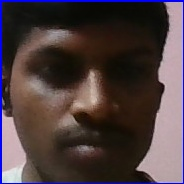
#> input picture faces/Harsha P_4.jpg, 184 x 184 px, given in place of the camera
$ python facial_recognition_improved.py   (older library calls are emulated)
#> lines starting #> are read from the running program, lines starting #| are printed output that depends on the picture
import cv2
import numpy as np
import os
from datetime import datetime
import pickle

class FaceRecognitionSystem:
    def __init__(self):
        # Initialize face detector with improved parameters
        self.face_detector = cv2.CascadeClassifier(cv2.data.haarcascades + 'haarcascade_frontalface_default.xml')

        # Initialize LBPH Face Recognizer with optimized parameters
        self.face_recognizer = cv2.face.LBPHFaceRecognizer_create(
            radius=2,          # Increased radius for better feature extraction
            neighbors=16,      # More neighbors for better pattern recognition
            grid_x=8,         # Finer grid for more detailed features
            grid_y=8,         # Finer grid for more detailed features
            threshold=45      # Lower threshold for stricter matching
        )

        self.model_file = 'face_recognition_model.yml'
        self.label_file = 'face_labels.pkl'
        self.faces_dir = 'faces'
        self.min_face_size = (60, 60)  # Increased minimum face size
        self.confidence_threshold = 45  # Adjusted confidence threshold
        self.load_or_create_model()

    def load_or_create_model(self):
        if os.path.exists(self.model_file) and os.path.exists(self.label_file):
            self.face_recognizer.read(self.model_file)
            with open(self.label_file, 'rb') as f:
                self.label_dict = pickle.load(f)
            print("Loaded existing face recognition model")
        else:
            self.label_dict = {}
            print("Created new face recognition model")

    # [28 lines left out: functions save_model, preprocess_face, not called in this run]

    def create_face_database(self):
        cap = None
        try:
            if not os.path.exists(self.faces_dir):
                os.makedirs(self.faces_dir)

            cap = cv2.VideoCapture(0)
            if not cap.isOpened():
                raise Exception("Could not open camera")

            name = input("Enter the person's name: ")
            face_count = 0
            total_faces = 15  # Increased number of samples

            print("\nCapturing faces... Please move your head slightly for different angles.")
            print("Follow these instructions for best results:")
            print("1. Look straight at the camera")
            print("2. Tilt head slightly left and right")
            print("3. Move head slightly up and down")
            print("4. Ensure good lighting")
            print("\nPress 'c' to capture manually or wait for automatic capture.")
            print("Press 'q' to quit capturing.\n")

            last_capture_time = datetime.now()
            min_capture_interval = 1.0  # Minimum interval between captures

            while face_count < total_faces:
                ret, frame = cap.read()
                if not ret:
                    raise Exception("Failed to grab frame")

                display_frame = frame.copy()
                gray = cv2.cvtColor(frame, cv2.COLOR_BGR2GRAY)
                faces = self.face_detector.detectMultiScale(
                    gray,
                    scaleFactor=1.1,
                    minNeighbors=5,
                    minSize=self.min_face_size,
                    flags=cv2.CASCADE_SCALE_IMAGE
                )

                largest_face = None
                largest_area = 0

                for (x, y, w, h) in faces:
                    if w * h > largest_area:
                        largest_area = w * h
                        largest_face = (x, y, w, h)

                if largest_face is not None:
                    x, y, w, h = largest_face
                    face_roi = gray[y:y+h, x:x+w]

                    # Draw rectangle
                    cv2.rectangle(display_frame, (x, y), (x+w, y+h), (0, 255, 0), 2)

                    # Calculate quality metrics
                    quality = self.get_image_quality(face_roi)
                    brightness = np.mean(face_roi)
                    contrast = np.std(face_roi)

                    # Display quality metrics
                    cv2.putText(display_frame, f"Quality: {quality:.2f}", (10, 30),
                              cv2.FONT_HERSHEY_SIMPLEX, 0.7,
                              (0, 255, 0) if quality > 0.5 else (0, 0, 255), 2)
                    cv2.putText(display_frame, f"Brightness: {brightness:.1f}", (10, 60),
                              cv2.FONT_HERSHEY_SIMPLEX, 0.7,
                              (0, 255, 0) if 100 < brightness < 200 else (0, 0, 255), 2)
                    cv2.putText(display_frame, f"Contrast: {contrast:.1f}", (10, 90),
                              cv2.FONT_HERSHEY_SIMPLEX, 0.7,
                              (0, 255, 0) if contrast > 40 else (0, 0, 255), 2)

                    current_time = datetime.now()
                    time_diff = (current_time - last_capture_time).total_seconds()

                    if (quality > 0.6 and time_diff >= min_capture_interval) or \
                       cv2.waitKey(1) & 0xFF == ord('c'):
                        # Preprocess and save face
                        processed_face = self.preprocess_face(face_roi)
                        if processed_face is not None:
                            timestamp = datetime.now().strftime("%Y%m%d_%H%M%S")
                            filename = f"{name}_{face_count}_{timestamp}.jpg"
                            filepath = os.path.join(self.faces_dir, filename)

                            cv2.imwrite(filepath, processed_face)
                            face_count += 1
                            last_capture_time = current_time
                            print(f"Captured face {face_count}/{total_faces}")

                # Display progress
                cv2.putText(display_frame, f"Progress: {face_count}/{total_faces}",
                          (10, display_frame.shape[0] - 40),
                          cv2.FONT_HERSHEY_SIMPLEX, 0.7, (255, 255, 255), 2)
                cv2.putText(display_frame, "Press 'c' to capture, 'q' to quit",
                          (10, display_frame.shape[0] - 10),
                          cv2.FONT_HERSHEY_SIMPLEX, 0.7, (255, 255, 255), 2)

                cv2.imshow('Capture Faces', display_frame)

                if cv2.waitKey(1) & 0xFF == ord('q'):
                    break

            print(f"\nCapturing completed. {face_count} faces captured.")
            if face_count > 0:
                self.train_model()

        except Exception as e:
            print(f"Error: {str(e)}")
        finally:
            if cap is not None:
                cap.release()
            cv2.destroyAllWindows()

    def get_image_quality(self, face_roi):
        """Enhanced image quality assessment"""
        if face_roi is None or face_roi.size == 0:
            return 0.0

        # Calculate various quality metrics
        brightness = np.mean(face_roi) / 255.0
        contrast = np.std(face_roi) / 255.0

        # Calculate blur metric using Laplacian
        blur = cv2.Laplacian(face_roi, cv2.CV_64F).var()
        blur_score = min(blur / 500.0, 1.0)

        # Check face size
        size_score = min(face_roi.shape[0] * face_roi.shape[1] / (200 * 200), 1.0)

        # Combine scores with weights
        quality_score = (0.3 * brightness +
                       0.3 * contrast +
                       0.2 * blur_score +
                       0.2 * size_score)

        return quality_score

    # [161 lines left out: functions train_model, augment_face, recognize_faces, not called in this run]

def main():
    system = FaceRecognitionSystem()

    while True:
        try:
            print("\nEnhanced Face Recognition System")
            print("1. Create/Update Face Database")
            print("2. Start Face Recognition")
            print("3. Exit")

            choice = input("\nEnter your choice (1-3): ")
#> the answer given: 1

            if choice == '1':
                system.create_face_database()
#> the answer given: faces/Harsha P_4.jpg
#> in create_face_database, frame is the input picture: shape (184, 184, 3); mean B, G, R 64.1, 61.9, 76.2
#> in create_face_database, `gray = cv2.cvtColor(frame, cv2.COLOR_BGR2GRAY)`:
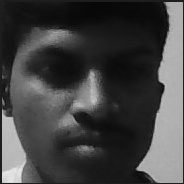
#> gray: shape (184, 184); min 6, max 233, mean 66.4
#> in create_face_database, `faces = self.face_detector.detectMultiScale( gray, scaleFactor=1.1, mi..`: faces = [[8, 8, 168, 168]]
#> the loop in create_face_database, `for (x, y, w, h) in faces:` made 1 pass
#> (x, y, w, h, largest_area) on pass 1: (8, 8, 168, 168, 28224)
#> after the loop in create_face_database, `for (x, y, w, h) in faces:`: largest_area = 28224
#> in create_face_database, `x, y, w, h = largest_face`: x = 8; w = 168
#> in create_face_database, `face_roi = gray[y:y+h, x:x+w]`:
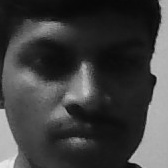
#> face_roi: shape (168, 168); min 6, max 231, mean 63.2
#> in get_image_quality, `brightness = np.mean(face_roi) / 255.0`: brightness = 0.248
#> in get_image_quality, `contrast = np.std(face_roi) / 255.0`: contrast = 0.217
#> in get_image_quality, `blur = cv2.Laplacian(face_roi, cv2.CV_64F).var()`: blur = 182.9
#> in get_image_quality, `blur_score = min(blur / 500.0, 1.0)`: blur_score = 0.366
#> in get_image_quality, `quality_score = (0.3 * brightness + 0.3 * contrast + 0.2 * blur_score ..`: quality_score = 0.354
#> in create_face_database, `brightness = np.mean(face_roi)`: brightness = 63.25
#> in create_face_database, `contrast = np.std(face_roi)`: contrast = 55.37
#> (key q is pressed here)
#> in create_face_database, `cv2.putText(display_frame, "Press 'c' to capture, 'q' to quit", (10, d..`:
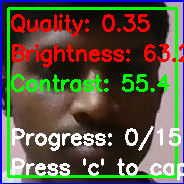
#> display_frame: shape (184, 184, 3); mean B, G, R 66.7, 86, 91.8
#> (key q is pressed here)
            elif choice == '2':
                system.recognize_faces()
            elif choice == '3':
                print("\nExiting...")
                break
            else:
                print("\nInvalid choice. Please try again.")

        except KeyboardInterrupt:
            print("\nProgram interrupted by user. Exiting...")
            break
        except Exception as e:
            print(f"\nAn error occurred: {str(e)}")
            print("Please try again.")

if __name__ == "__main__":
#> (the run stopped early here; a loop or call above may not have finished)
